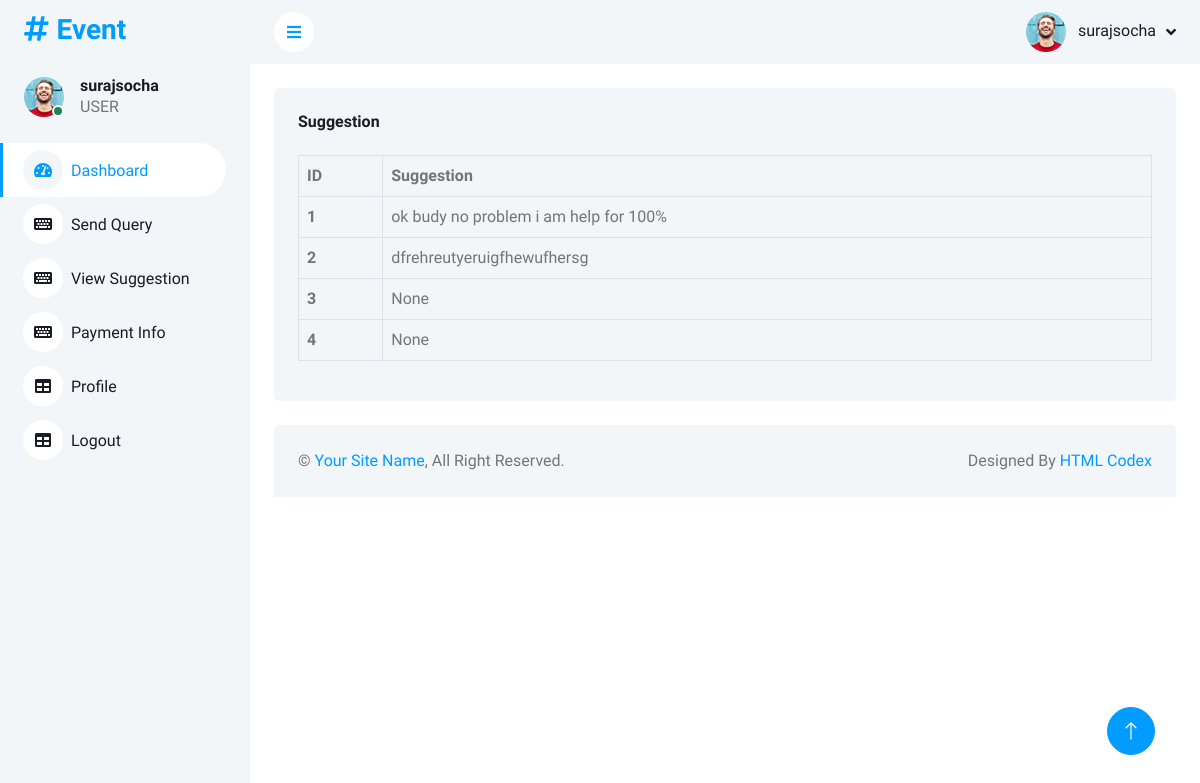
The app's page /view_suggestion/ (signed in) with its own data.
### appeventor/models.py (models this page shows, shortened)
class datadesire(models.Model):
    name=models.CharField(max_length=20)
    email=models.EmailField()
    phone=models.CharField(max_length=15,null=True)
    password=models.CharField(max_length=16)

class adminuser(models.Model):
    name=models.CharField(max_length=20)
    is_read = models.BooleanField(default=False)
    username=models.EmailField()
    password=models.CharField(max_length=16)
    suggestion=models.TextField(null=True)

### appeventor/views.py (the view)
# urls.py: path("view_suggestion/",views.view_suggestion,name="view_suggestion"),
def view_suggestion(request):
    data=request.session.get('user_id')
    user=datadesire.objects.get(id=data)
    data=adminuser.objects.all()
    return render(request,"clientpenal/view_suggestion.html",{'user':user,'data':data})

### appeventor/templates/clientpenal/view_suggestion.html (shortened to what this page needs)
<!DOCTYPE html>
<html lang="en">
<head>
    <link href="https://cdnjs.cloudflare.com/ajax/libs/font-awesome/5.10.0/css/all.min.css" rel="stylesheet">
    <link href="https://cdn.jsdelivr.net/npm/bootstrap-icons@1.4.1/font/bootstrap-icons.css" rel="stylesheet">
    <link href="../static/clientpenal/lib/owlcarousel/assets/owl.carousel.min.css" rel="stylesheet">
    <link href="../static/clientpenal/lib/tempusdominus/css/tempusdominus-bootstrap-4.min.css" rel="stylesheet" />
    <link href="../static/clientpenal/css/bootstrap.min.css" rel="stylesheet">
    <link href="../static/clientpenal/css/style.css" rel="stylesheet">
</head>
<body>
    <div class=" position-relative bg-white d-flex p-0">
        <div class="sidebar pe-4 pb-3">
            <nav class="navbar bg-light navbar-light">
                <a href="{% url 'index'%}" class="navbar-brand mx-4 mb-3">
                    <h3 class="text-primary"><i class="fa fa-hashtag me-2"></i>Event</h3>
                </a>
                <div class="d-flex align-items-center ms-4 mb-4">
                    <div class="position-relative">
                        <img class="rounded-circle" src="../static/clientpenal/img/user.jpg" alt="" style="width: 40px; height: 40px;">
                        <div class="bg-success rounded-circle border border-2 border-white position-absolute end-0 bottom-0 p-1"></div>
                    </div>
                    <div class="ms-3">
                        <h6 class="mb-0">{{user.name}}</h6>
                        <span>USER</span>
                    </div>
                </div>
                <div class="navbar-nav w-100">
                    <a href="{% url 'clienthome'%}" class="nav-item nav-link active"><i class="fa fa-tachometer-alt me-2"></i>Dashboard</a>
                    <a href="{% url 'send_query'%}" class="nav-item nav-link"><i class="fa fa-keyboard me-2"></i>Send Query</a>
                    <a href="{% url 'view_suggestion'%}" class="nav-item nav-link"><i class="fa fa-keyboard me-2"></i>View Suggestion</a>
                    <a href="{% url 'payment_info'%}" class="nav-item nav-link"><i class="fa fa-keyboard me-2"></i>Payment Info</a>
                    <a href="{% url 'profile'%}" class="nav-item nav-link"><i class="fa fa-table me-2"></i>Profile</a>
                    <a href="{% url 'logout'%}" class="nav-item nav-link"><i class="fa fa-table me-2"></i>Logout</a>
                </div>
            </nav>
        </div>
        <div class="content">
            <nav class="navbar navbar-expand bg-light navbar-light sticky-top px-4 py-0">
                <a href="#" class="sidebar-toggler flex-shrink-0">
                    <i class="fa fa-bars"></i>
                </a>
                <div class="navbar-nav align-items-center ms-auto">
                    <div class="nav-item dropdown">
                        <a href="#" class="nav-link dropdown-toggle" data-bs-toggle="dropdown">
                            <img class="rounded-circle me-lg-2" src="../static/clientpenal/img/user.jpg" alt="" style="width: 40px; height: 40px;">
                            <span class="d-none d-lg-inline-flex">{{user.name}}</span>
                        </a>
                    </div>
                </div>
            </nav>
            <div class="container-fluid pt-4 px-4">
                <div class="row g-4">
                    <div class="col-sm-12 col-xl-12">
                        <div class="bg-light rounded h-100 p-4">
                            <h6 class="mb-4">Suggestion</h6>
                            <table class="table table-bordered">
                                <thead>
                                    <tr>
                                        <th scope="col">ID</th>
                                        <th scope="col">Suggestion</th>
                                    </tr>
                                </thead>
                                <tbody>
                                    {% for i in data%}
                                    <tr>
                                        <th scope="row">{{i.id}}</th>
                                        <td>{{i.suggestion}}</td>
                                    </tr>
                                    {%endfor%}
                                </tbody>
                            </table>
                        </div>
                    </div>
                </div>
            </div>
            <div class="container-fluid pt-4 px-4">
                <div class="bg-light rounded-top p-4">
                    <div class="row">
                        <div class="col-12 col-sm-6 text-center text-sm-start">
                            &copy; <a href="#">Your Site Name</a>, All Right Reserved.
                        </div>
                        <div class="col-12 col-sm-6 text-center text-sm-end">
                            Designed By <a href="https://htmlcodex.com">HTML Codex</a>
                        </div>
                    </div>
                </div>
            </div>
        </div>
        <a href="#" class="btn btn-lg btn-primary btn-lg-square back-to-top"><i class="bi bi-arrow-up"></i></a>
    </div>
</body>
</html>

### static/clientpenal/css/style.css (style rules this page uses)
:root { --primary: #009CFF; --light: #F3F6F9; --dark: #191C24; }
.back-to-top { position: fixed; display: none; right: 45px; bottom: 45px; z-index: 99; }
.btn { transition: .5s; }
.btn.btn-primary { color: #FFFFFF; }
.btn-lg-square { width: 48px; height: 48px; }
.btn-square, .btn-sm-square, .btn-lg-square { padding: 0; display: inline-flex; align-items: center; justify-content: center; font-weight: normal; border-radius: 50px; }
.sidebar { position: fixed; top: 0; left: 0; bottom: 0; width: 250px; height: 100vh; overflow-y: auto; background: var(--light); transition: 0.5s; z-index: 999; }
.content { margin-left: 250px; min-height: 100vh; background: #FFFFFF; transition: 0.5s; }
@media (min-width: 992px) { .sidebar { margin-left: 0; } }
@media (min-width: 992px) { .content { width: calc(100% - 250px); } }
.sidebar .navbar .navbar-nav .nav-link { padding: 7px 20px; color: var(--dark); font-weight: 500; border-left: 3px solid var(--light); border-radius: 0 30px 30px 0; outline: none; }
.sidebar .navbar .navbar-nav .nav-link:hover, .sidebar .navbar .navbar-nav .nav-link.active { color: var(--primary); background: #FFFFFF; border-color: var(--primary); }
.sidebar .navbar .navbar-nav .nav-link i { width: 40px; height: 40px; display: inline-flex; align-items: center; justify-content: center; background: #FFFFFF; border-radius: 40px; }
.sidebar .navbar .navbar-nav .nav-link:hover i, .sidebar .navbar .navbar-nav .nav-link.active i { background: var(--light); }
.content .navbar .navbar-nav .nav-link { margin-left: 25px; padding: 12px 0; color: var(--dark); outline: none; }
.content .navbar .sidebar-toggler, .content .navbar .navbar-nav .nav-link i { width: 40px; height: 40px; display: inline-flex; align-items: center; justify-content: center; background: #FFFFFF; border-radius: 40px; }
.content .navbar .dropdown-toggle::after { margin-left: 6px; vertical-align: middle; border: none; content: "\f107"; font-family: "Font Awesome 5 Free"; font-weight: 900; transition: .5s; }

### records on screen
datadesire: name "surajsocha"
adminuser: id "1", suggestion "ok budy no problem i am help for 100%"
adminuser: id "2", suggestion "dfrehreutyeruigfhewufhersg"
adminuser: id "3", suggestion "None"
adminuser: id "4", suggestion "None"
